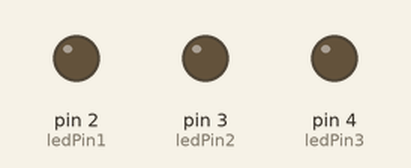
The sketch below on a simulated Arduino Uno, built with avr-gcc and run on an emulated ATmega328P. On the bench: output pins drawn as LEDs (lit = HIGH).

Above: at 0.6 s.
At 2.45 s:
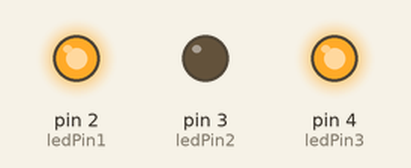
At 4.75 s:
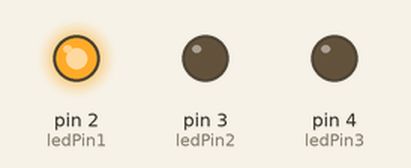
At 8.35 s:
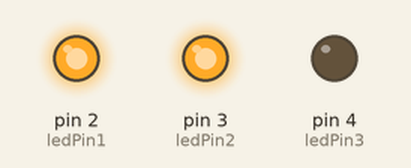
Timing chart, 0 to 9.2 s (numbered marks = the images above):
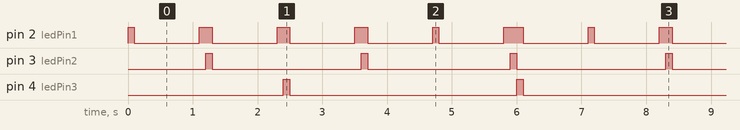

The sketch:

Code.ino
```cpp
//initalizing the ledpins
int ledPin1 = 2;
int ledPin2 = 3;
int ledPin3 = 4;

const int a = 1, b = 2, c = 3;
int t = 1;
int timeDelay = 1000;
void setup() {
  // put your setup code here, to run once:
  pinMode(ledPin1, OUTPUT);
  pinMode(ledPin2, OUTPUT);
  pinMode(ledPin3, OUTPUT);
}

void loop() {

  if(t % a == 0) {
    digitalWrite(ledPin1, HIGH);
    digitalWrite(ledPin2, LOW);
    digitalWrite(ledPin3, LOW);
    delay(100);
    digitalWrite(ledPin1, LOW);
  }

  if(t % b == 0) {
    digitalWrite(ledPin1, HIGH);
    digitalWrite(ledPin2, HIGH);
    digitalWrite(ledPin3, LOW);
    delay(100);
    digitalWrite(ledPin1, LOW);
    digitalWrite(ledPin2, LOW);
  }

  if(t % c == 0) {
    digitalWrite(ledPin1, HIGH);
    digitalWrite(ledPin3, HIGH);
    digitalWrite(ledPin2, LOW);
    delay(100);
    digitalWrite(ledPin1, LOW);
    digitalWrite(ledPin3, LOW);
  }

  t++;
  delay(1000);
}
```

Measured:
- by itself, pin 2 (ledPin1): repeats every 7.1 s: 3 × (LOW 1.0 s, HIGH 0.20 s), LOW 1.0 s, HIGH 0.10 s, LOW 1.0 s, HIGH 0.30 s, LOW 1.0 s, HIGH 0.10 s
- by itself, pin 3 (ledPin2): alternates HIGH for 0.10 s and LOW for 2.3 s
- by itself, pin 4 (ledPin3): alternates HIGH for 0.10 s and LOW for 3.5 s
